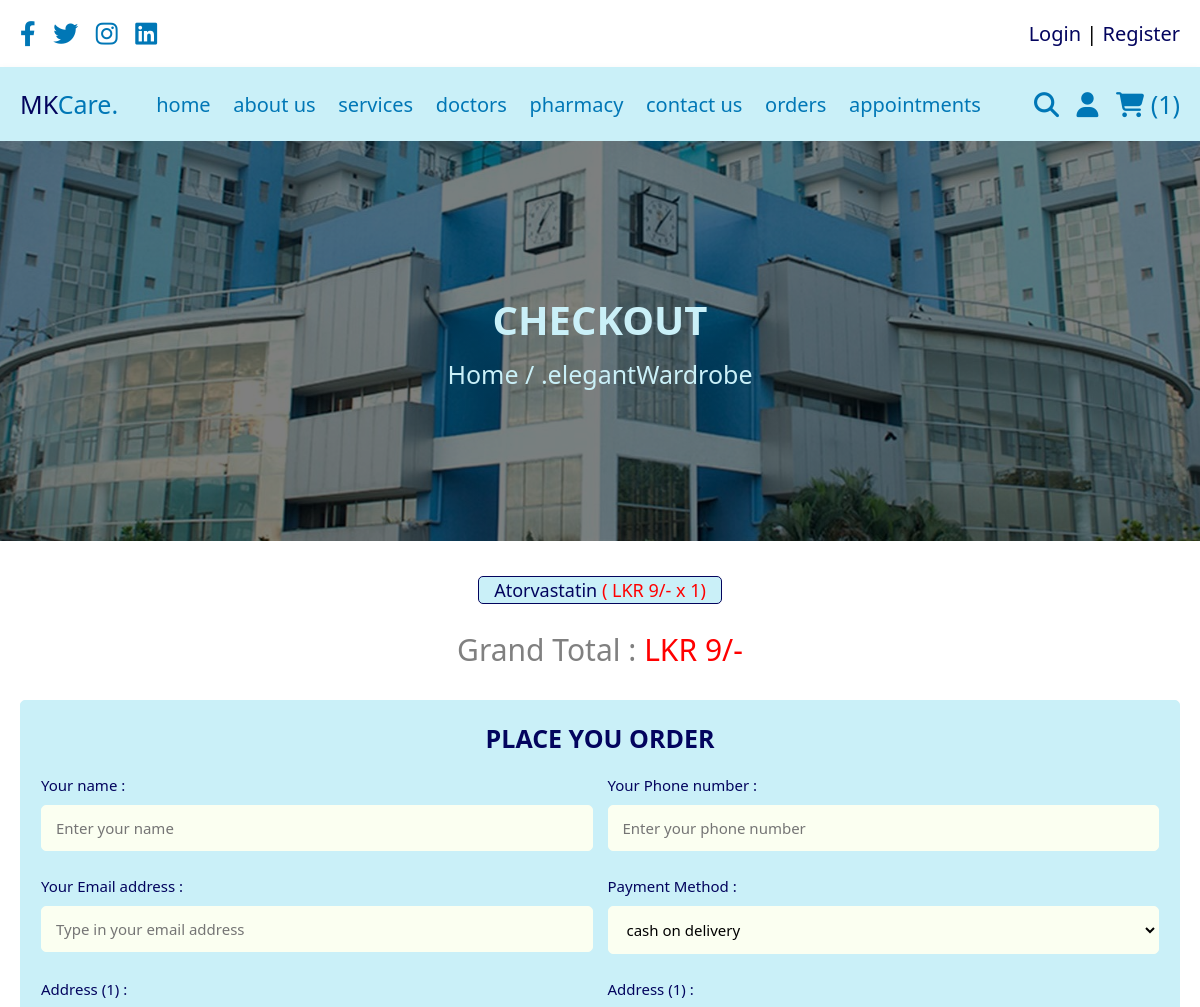
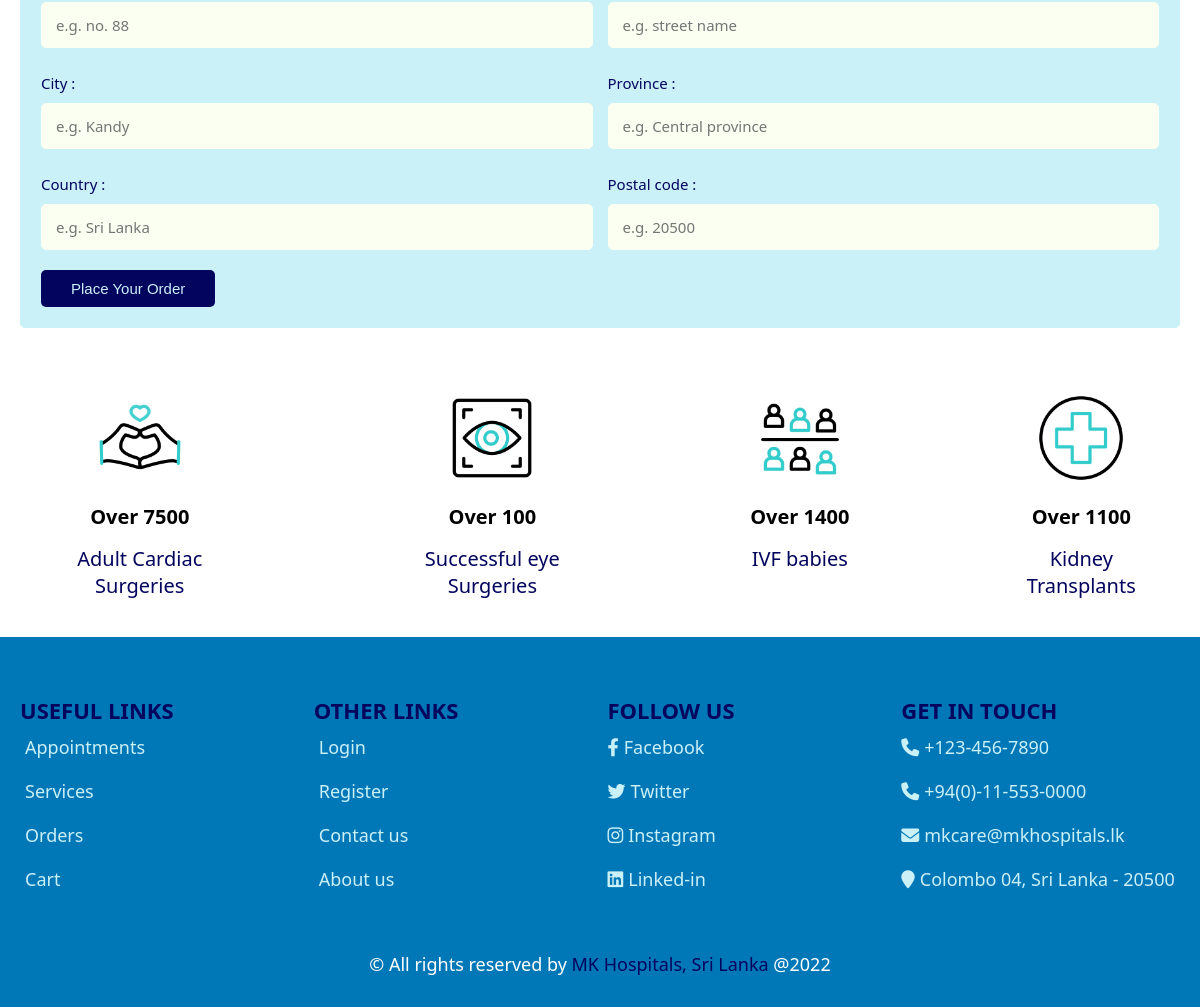
The page /Patient/checkout.php (signed in) on the database its author committed (2 pictures, top to bottom).
### tables this page shows
CREATE TABLE IF NOT EXISTS `cart` (
  `id` int(100) NOT NULL AUTO_INCREMENT,
  `patient_id` int(100) NOT NULL,
  `name` varchar(100) NOT NULL,
  `description` varchar(500) NOT NULL,
  `price` int(100) NOT NULL,
  `quantity` int(100) NOT NULL,
  `image` varchar(100) NOT NULL,
  PRIMARY KEY (`id`)
);

### Patient/checkout.php (the view, shortened to what this page needs)
<?php
include('connector.php');
$patient_id = $_SESSION['patient_id'];
?>
<!doctype html>
<html>
<head>
	<link rel="stylesheet" href="https://cdnjs.cloudflare.com/ajax/libs/font-awesome/6.1.1/css/all.min.css">
	<link rel="stylesheet" href="styles.css">
</head>
<body>
	<?php include('header.php'); ?>
	<div class="heading">
			<h3>Checkout</h3>
			<p><a href="home.php">Home</a> / .elegantWardrobe</p>
	</div>
	<section class="display-order">
	<?php
		$grand_total = 0;
		$select_cart = mysqli_query($conn, "SELECT * FROM `cart` WHERE patient_id = '$patient_id'") or die('Query failed!');
		if(mysqli_num_rows($select_cart) > 0) {
			while($fetch_cart = mysqli_fetch_assoc($select_cart)) {
				$total_price = ($fetch_cart['price'] * $fetch_cart['quantity']);
				$grand_total += $total_price;
	?>
		<p><?php echo $fetch_cart['name'];?> <span>( <?php echo 'LKR '.$fetch_cart['price'].'/-'.' x '.$fetch_cart['quantity']; ?>)</span></p>
	<?php
				}
		}else{
			echo '<p class="empty">Cart is empty!</p>';
		}
	?>
		<div class="grand-total"> Grand Total : <span>LKR <?php echo $grand_total; ?>/-</span></div>
	</section>
	<section class="checkout">
		<form action="" method="post">
		<h3>Place you order</h3>
		<div class="flex">
			<div class="inputBox">
				<span>Your name : </span>
				<input type="text" name="name" required placeholder="Enter your name">
			</div>
			<div class="inputBox">
				<span>Your Phone number : </span>
				<input type="number" name="phone_number" required placeholder="Enter your phone number">
			</div>
			<div class="inputBox">
				<span>Your Email address : </span>
				<input type="email" name="email" required placeholder="Type in your email address">
			</div>
			<div class="inputBox">
				<span>Payment Method : </span>
				<select name="method" id="">
					<option value="cash on delivery">cash on delivery</option>
				</select>
			</div>
			<div class="inputBox">
				<span>Address (1) : </span>
				<input type="number" min="0" name="no" required placeholder="e.g. no. 88">
			</div>
			<div class="inputBox">
				<span>Address (1) : </span>
				<input type="text" name="street" required placeholder="e.g. street name">
			</div>
			<div class="inputBox">
				<span>City : </span>
				<input type="text" name="city" required placeholder="e.g. Kandy">
			</div>
			<div class="inputBox">
				<span>Province : </span>
				<input type="text" name="province" required placeholder="e.g. Central province">
			</div>
			<div class="inputBox">
				<span>Country : </span>
				<input type="text" name="country" required placeholder="e.g. Sri Lanka">
			</div>
			<div class="inputBox">
				<span>Postal code : </span>
				<input type="number" min="0" name="postal_code" required placeholder="e.g. 20500">
			</div>
		</div>
			<input type="submit" value="Place your order" class="btn" name="order_btn">
		</form>
	</section>
	<?php include('features.php'); ?>
	<?php include('footer.php'); ?>
</body>
</html>

### Patient/styles.css (style rules this page uses)
* { font-family:system-ui, -apple-system, BlinkMacSystemFont, 'Segoe UI', Roboto, Oxygen, Ubuntu, Cantarell, 'Open Sans', 'Helvetica Neue', sans-serif; margin:0; padding:0; box-sizing: border-box; outline: none; border:none; text-decoration: none; transition:all .2s linear; }
html { font-size: 62.5%; overflow-x: hidden; }
body { background-color: white; }
section { padding: 3rem 2rem; }
.btn, .option-btn, .delete-btn, .white-btn { display: inline-block; margin-top: 1rem; padding:1rem 3rem; cursor: pointer; color: #caf0f8; font-size: 1.5rem; border-radius: .5rem; text-transform: capitalize; font-family: 'Rubik', sans-serif; }
.white-btn, .btn { background-color: #03045e; font-family: 'Rubik', sans-serif; }
.heading { min-height: 50vh; display: flex; flex-flow: column; align-items: center; justify-content: center; gap: 1rem; background: linear-gradient(rgba(0,0,0,.5),rgba(0,0,0,.5)), url("Images/MK-Building.jpg") no-repeat; background-size: cover; background-position: center; }
.heading h3 { font-size: 4rem; color: #caf0f8; text-transform: uppercase; }
.heading p { font-size: 2.5rem; color: #caf0f8; }
.heading p a { color:#caf0f8; }
.display-order { max-width: 1200px; margin: 0 auto; text-align: center; padding-bottom: 0; }
.display-order p { background-color: #caf0f8; color: #03045e; font-size: 1.8rem; padding: .1rem 1.5rem; border: .1rem solid #03045e; display: inline-block; margin: .5rem; border-radius: .5rem; }
.display-order p span { color: red; }
.display-order .grand-total { margin-top: 2rem; font-size: 3rem; color: grey; }
.display-order .grand-total span { color: red; }
.checkout form { max-width: 1200px; padding: 2rem; margin: 0 auto; border: .1rem solid #caf0f8; background-color: #caf0f8; border-radius: .5rem; transition: transform 0.5s; }
.checkout form h3 { text-align: center; margin-bottom: 2rem; color: #03045e; text-transform: uppercase; font-size: 2.5rem; }
.checkout form .flex { display: flex; flex-wrap: wrap; gap: 1.5rem; }
.checkout form .flex .inputBox { flex: 1 1 40rem; }
.checkout form .flex span { font-size: 1.5rem; color: #03045e; }
.checkout form .flex select, .checkout form .flex input { border: .1rem solid #fbfff1; width: 100%; border-radius: .5rem; background-color: #fbfff1; padding: 1.2rem 1.4rem; font-size: 1.5rem; margin: 1rem 0; }

### rows shown on the page
cart: name "Atorvastatin", price "9", quantity "1"

### other values the page prints
$cart_rows_number "1"
$grand_total "9"
